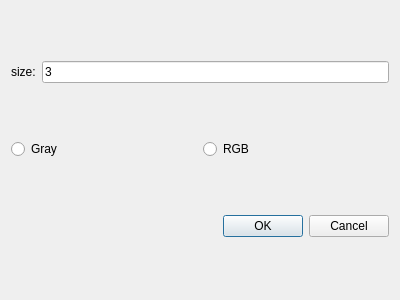
<?xml version="1.0" encoding="UTF-8"?>
<ui version="4.0">
 <class>MinimumDialog</class>
 <widget class="QDialog" name="MinimumDialog">
  <property name="geometry">
   <rect>
    <x>0</x>
    <y>0</y>
    <width>400</width>
    <height>300</height>
   </rect>
  </property>
  <property name="windowTitle">
   <string>Dialog</string>
  </property>
  <layout class="QVBoxLayout" name="verticalLayout">
   <item>
    <layout class="QHBoxLayout" name="horizontalLayout">
     <item>
      <widget class="QLabel" name="label">
       <property name="text">
        <string>size:</string>
       </property>
      </widget>
     </item>
     <item>
      <widget class="QLineEdit" name="lineEdit">
       <property name="text">
        <string>3</string>
       </property>
      </widget>
     </item>
    </layout>
   </item>
   <item>
    <layout class="QHBoxLayout" name="horizontalLayout_2">
     <item>
      <widget class="QRadioButton" name="radioButton_Gray">
       <property name="text">
        <string>Gray</string>
       </property>
      </widget>
     </item>
     <item>
      <widget class="QRadioButton" name="radioButton_RGB">
       <property name="text">
        <string>RGB</string>
       </property>
      </widget>
     </item>
    </layout>
   </item>
   <item>
    <widget class="QDialogButtonBox" name="buttonBox">
     <property name="orientation">
      <enum>Qt::Horizontal</enum>
     </property>
     <property name="standardButtons">
      <set>QDialogButtonBox::Cancel|QDialogButtonBox::Ok</set>
     </property>
    </widget>
   </item>
  </layout>
 </widget>
 <resources/>
 <connections>
  <connection>
   <sender>buttonBox</sender>
   <signal>accepted()</signal>
   <receiver>MinimumDialog</receiver>
   <slot>accept()</slot>
   <hints>
    <hint type="sourcelabel">
     <x>248</x>
     <y>254</y>
    </hint>
    <hint type="destinationlabel">
     <x>157</x>
     <y>274</y>
    </hint>
   </hints>
  </connection>
  <connection>
   <sender>buttonBox</sender>
   <signal>rejected()</signal>
   <receiver>MinimumDialog</receiver>
   <slot>reject()</slot>
   <hints>
    <hint type="sourcelabel">
     <x>316</x>
     <y>260</y>
    </hint>
    <hint type="destinationlabel">
     <x>286</x>
     <y>274</y>
    </hint>
   </hints>
  </connection>
 </connections>
</ui>
